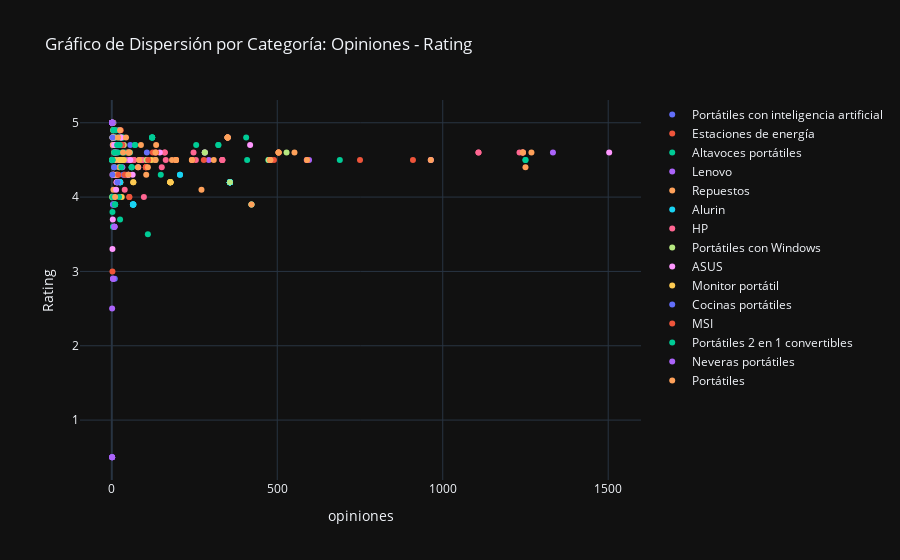

The notebook cell saved with this chart:
### Code cell
fig = go.Figure()

for categoria in df_portatiles['categoria'].unique():
    df_filtrado = df_portatiles[df_portatiles['categoria'] == categoria]
    fig.add_trace(go.Scatter(
        x=df_filtrado['opiniones'],
        y=df_filtrado['rating'],
        mode='markers',
        name=categoria
    ))

fig.update_layout(
    title='Gráfico de Dispersión por Categoría: Opiniones - Rating',
    xaxis_title='opiniones',
    yaxis_title='Rating',
    template='plotly_dark'
)

fig.show()

### Figure 1 — Plotly figure (JSON) as saved in the notebook; plotly's stock layout.template omitted (floating-point values rounded to 4 significant figures)
{"data": [{"mode": "markers", "name": "Portátiles con inteligencia artificial", "type": "scatter", "x": [23, 106, 3, 350, 1, 350, 56, 1, 23, 6, 6, 2, 23, 23, 0, 1, 5], "y": [4.9, 4.6, 4.7, 4.8, 4.5, 4.8, 4.7, 5.0, 4.9, 4.8, 4.8, 5.0, 4.9, 4.9, NaN, 5.0, 4.8]}, {"mode": "markers", "name": "Estaciones de energía", "type": "scatter", "x": [17, 12, 27, 23, 3, 2, 0, 0, 43, 2, 1, 0, 0, 0, 8, 1, 0, 7, 0, 2, 5, 0, 0, 0, 0, 0], "y": [4.5, 4.9, 4.9, 4.7, 4.8, 4.3, NaN, NaN, 4.3, 5.0, 5.0, NaN, NaN, NaN, 4.8, 5.0, NaN, 4.4, NaN, 3.0, 4.9, NaN, NaN, NaN, NaN, NaN]}, {"mode": "markers", "name": "Altavoces portátiles", "type": "scatter", "x": [60, 60, 409, 60, 0, 1250, 12, 1, 255, 32, 122, 122, 473, 122, 1, 0, 22, 1250, 34, 1, 689, 21, 36, 8, 9, 18, 18, 2, 322, 1, 122, 2, 1, 322, 122, 109, 2, 406, 2, 0], "y": [4.4, 4.4, 4.5, 4.4, NaN, 4.5, 4.8, 5.0, 4.7, 4.8, 4.8, 4.8, 4.5, 4.8, 5.0, NaN, 4.4, 4.5, 4.8, 4.5, 4.5, 4.8, 4.7, 4.4, 4.8, 4.7, 4.7, 5.0, 4.7, 4.0, 4.8, 4.5, 4.0, 4.7, 4.8, 3.5, 4.5, 4.8, 5.0, NaN]}, {"mode": "markers", "name": "Lenovo", "type": "scatter", "x": [589, 51, 596, 293, 281, 8, 19, 281, 7, 32, 3, 11, 47, 1333, 0, 50, 27, 16, 6, 5, 0, 3, 1], "y": [4.5, 4.6, 4.5, 4.5, 4.6, 4.8, 4.2, 4.6, 4.7, 4.4, 4.5, 4.5, 4.5, 4.6, NaN, 4.5, 4.8, 4.6, 4.3, 5.0, NaN, 5.0, 2.5]}, {"mode": "markers", "name": "Repuestos", "type": "scatter", "x": [17, 182, 7, 18, 1, 1, 0, 6, 2, 0, 3, 3, 0, 0, 0, 1, 5, 26, 271, 1, 0, 0, 1, 3, 1, 0, 0, 0, 5, 0, 5, 0, 0, 1, 0, 1, 1, 0, 23, 0], "y": [4.3, 4.5, 4.6, 4.5, 5.0, 5.0, NaN, 4.5, 4.8, NaN, 5.0, 5.0, NaN, NaN, NaN, 5.0, 4.7, 4.2, 4.1, 4.5, NaN, NaN, 5.0, 4.7, 5.0, NaN, NaN, NaN, 4.3, NaN, 4.1, NaN, NaN, 5.0, NaN, 5.0, 5.0, NaN, 4.4, NaN]}, {"mode": "markers", "name": "Alurin", "type": "scatter", "x": [357, 64, 357, 422, 357, 357, 357, 357, 357, 0, 357, 357, 357, 64, 357, 357, 357, 357, 206, 357, 206, 357, 357, 357, 64, 65, 64, 65, 65, 25, 25, 357, 357, 357, 25, 25, 357], "y": [4.2, 3.9, 4.2, 3.9, 4.2, 4.2, 4.2, 4.2, 4.2, NaN, 4.2, 4.2, 4.2, 3.9, 4.2, 4.2, 4.2, 4.2, 4.3, 4.2, 4.3, 4.2, 4.2, 4.2, 3.9, 3.9, 3.9, 3.9, 3.9, 4.2, 4.2, 4.2, 4.2, 4.2, 4.2, 4.2, 4.2]}, {"mode": "markers", "name": "HP", "type": "scatter", "x": [1108, 55, 247, 334, 334, 334, 92, 92, 1242, 1108, 55, 132, 0, 0, 2, 67, 1232, 37, 5, 0, 0, 151, 160, 163, 0, 105, 160, 14, 1242, 97, 1, 67, 39, 254], "y": [4.6, 4.5, 4.6, 4.5, 4.5, 4.5, 4.5, 4.5, 4.6, 4.6, 4.5, 4.6, NaN, NaN, 5.0, 4.5, 4.6, 4.3, 4.3, NaN, NaN, 4.4, 4.6, 4.5, NaN, 4.5, 4.6, 4.2, 4.6, 4.0, 5.0, 4.5, 4.1, 4.5]}, {"mode": "markers", "name": "Portátiles con Windows", "type": "scatter", "x": [474, 281, 422, 528, 0, 105, 0, 281, 132, 0, 52, 5, 2, 28, 357, 0], "y": [4.5, 4.6, 3.9, 4.6, NaN, 4.5, NaN, 4.6, 4.5, NaN, 4.6, 4.8, 4.8, 4.8, 4.2, NaN]}, {"mode": "markers", "name": "ASUS", "type": "scatter", "x": [25, 7, 17, 28, 1503, 5, 50, 12, 50, 13, 15, 964, 0, 80, 6, 20, 56, 145, 0, 2, 0, 13, 8, 3, 0, 418, 25, 9, 63, 4, 3], "y": [4.7, 4.7, 4.2, 4.8, 4.6, 4.3, 4.3, 4.6, 4.3, 4.1, 4.2, 4.5, NaN, 4.4, 4.0, 4.7, 4.5, 4.6, NaN, 3.3, NaN, 4.3, 3.9, 4.8, NaN, 4.7, 4.5, 4.6, 4.3, 3.9, 3.7]}, {"mode": "markers", "name": "Monitor portátil", "type": "scatter", "x": [120, 30, 23, 177, 65, 25, 36, 16, 177, 1, 2, 6, 1, 1, 30, 177, 31, 4, 36, 0, 36, 0, 177, 3, 177, 30, 177, 65, 0, 177, 30, 30, 8, 0, 2, 0, 0, 0, 0, 0], "y": [4.5, 4.0, 4.7, 4.2, 4.2, 4.5, 4.7, 4.3, 4.2, 5.0, 5.0, 4.0, 5.0, 4.5, 4.5, 4.2, 4.5, 4.9, 4.5, NaN, 4.5, NaN, 4.2, 4.8, 4.2, 4.5, 4.2, 4.2, NaN, 4.2, 4.5, 4.5, 4.5, NaN, 4.0, NaN, NaN, NaN, NaN, NaN]}, {"mode": "markers", "name": "Cocinas portátiles", "type": "scatter", "x": [32, 21, 2, 35, 0, 17, 2, 0, 0, 9, 0, 0, 0, 0, 0, 0, 0, 4, 1, 0, 0, 0, 0, 0, 1, 0, 0, 0, 0, 0, 0, 7, 0, 0, 0, 0, 0, 0, 0, 2], "y": [4.7, 4.7, 4.5, 4.3, NaN, 4.2, 4.3, NaN, NaN, 2.9, NaN, NaN, NaN, NaN, NaN, NaN, NaN, 3.9, 0.5, NaN, NaN, NaN, NaN, NaN, 5.0, NaN, NaN, NaN, NaN, NaN, NaN, 4.4, NaN, NaN, NaN, NaN, NaN, NaN, NaN, 4.8]}, {"mode": "markers", "name": "MSI", "type": "scatter", "x": [244, 103, 504, 750, 490, 590, 124, 103, 194, 479, 910, 590, 194, 53, 53, 31, 103, 134, 479, 110, 103, 31, 39, 194, 194, 278, 20, 3, 47, 48], "y": [4.5, 4.4, 4.6, 4.5, 4.5, 4.5, 4.6, 4.4, 4.5, 4.5, 4.5, 4.5, 4.5, 4.0, 4.0, 4.7, 4.4, 4.6, 4.5, 4.5, 4.4, 4.7, 4.3, 4.5, 4.5, 4.5, 4.3, 5.0, 4.6, 4.6]}, {"mode": "markers", "name": "Portátiles 2 en 1 convertibles", "type": "scatter", "x": [7, 12, 39, 8, 29, 1, 5, 32, 2, 1, 70, 4, 2, 148, 5, 8, 2, 4, 16, 25, 2, 0, 0, 24, 10, 10, 10, 55, 0, 0, 0, 22, 2, 4, 70, 0, 4, 1, 18, 0], "y": [4.9, 4.9, 4.6, 4.6, 4.4, 4.5, 4.9, 4.6, 5.0, 4.5, 4.7, 4.0, 5.0, 4.3, 4.9, 4.6, 4.5, 4.0, 4.7, 3.7, 3.8, NaN, NaN, 4.7, 3.9, 3.9, 3.9, 4.6, NaN, NaN, NaN, 4.0, 4.5, 3.6, 4.7, NaN, 3.6, 5.0, 4.6, NaN]}, {"mode": "markers", "name": "Neveras portátiles", "type": "scatter", "x": [1, 4, 4, 1, 1, 0, 0, 0, 0, 0, 0, 0, 1, 1, 0, 0, 0, 1, 4, 8, 8, 8, 8, 0, 1, 0, 0, 1, 1, 2, 0, 1, 0, 0, 1, 1, 0, 0, 0, 0], "y": [0.5, 2.9, 2.9, 5.0, 5.0, NaN, NaN, NaN, NaN, NaN, NaN, NaN, 5.0, 5.0, NaN, NaN, NaN, 5.0, 2.9, 3.6, 3.6, 3.6, 3.6, NaN, 0.5, NaN, NaN, 0.5, 5.0, 5.0, NaN, 5.0, NaN, NaN, 5.0, 5.0, NaN, NaN, NaN, NaN]}, {"mode": "markers", "name": "Portátiles", "type": "scatter", "x": [422, 132, 308, 242, 83, 552, 1250, 43, 134, 590, 83, 479, 1242, 1268, 1242, 132, 88, 350, 19, 34, 109, 242, 79, 194, 504, 350, 25, 194, 104, 964, 479, 50, 350, 350, 51, 54, 10, 350, 504, 504], "y": [3.9, 4.5, 4.5, 4.5, 4.5, 4.6, 4.4, 4.8, 4.7, 4.5, 4.5, 4.5, 4.6, 4.6, 4.6, 4.6, 4.7, 4.8, 4.8, 4.6, 4.4, 4.5, 4.4, 4.5, 4.6, 4.8, 4.9, 4.5, 4.3, 4.5, 4.5, 4.3, 4.8, 4.8, 4.6, 4.6, 4.0, 4.8, 4.6, 4.6]}], "layout": {"title": {"text": "Gráfico de Dispersión por Categoría: Opiniones - Rating"}, "xaxis": {"title": {"text": "opiniones"}}, "yaxis": {"title": {"text": "Rating"}}}}
